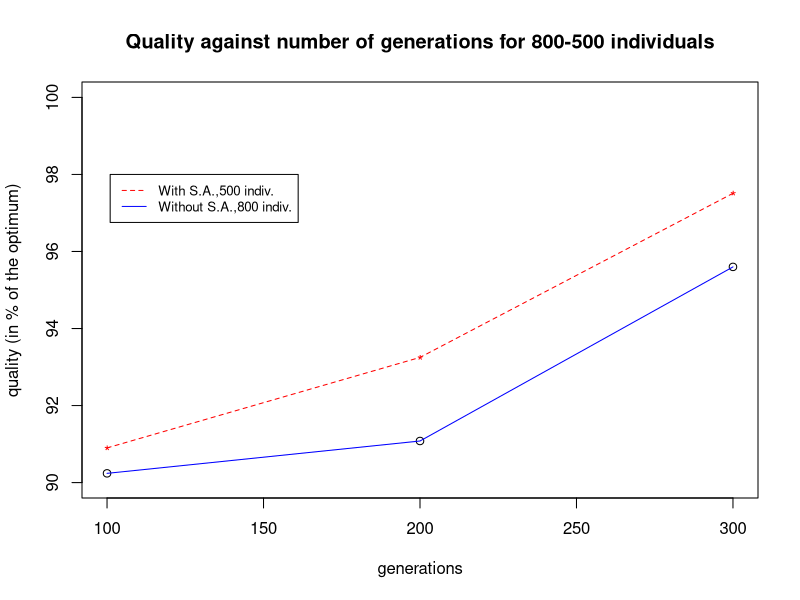

Recreate this plot in R.
#run 'png(quality.png)' from R shell
generations <- c(100,200,300)
quality1 <- c(90.24,91.08,95.6)    #no simulated annealing
quality2 <- c(90.9,93.25,97.51)	   #simulated annealing


plot(generations, quality1, main="Quality against number of generations for 800-500 individuals", sub="",  xlab="generations", ylab="quality (in % of the optimum)",
xlim=c(100, 300), ylim=c(90, 100), lty=1)

lines(generations,quality1,col="blue",lty=1)


points(generations, quality2, col="red", pch="*")
lines(generations, quality2, col="red",lty=2)

legend(101, 98, legend=c("With S.A.,500 indiv.", "Without S.A.,800 indiv."),
       col=c("red", "blue"), lty=2:1, cex=0.8)

#run 'dev.off()' from R shell
